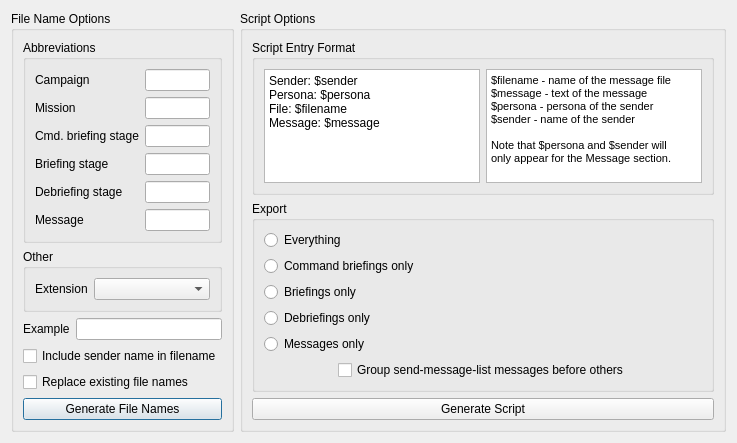
<?xml version="1.0" encoding="UTF-8"?>
<ui version="4.0">
 <class>fso::fred::dialogs::VoiceActingManager</class>
 <widget class="QDialog" name="fso::fred::dialogs::VoiceActingManager">
  <property name="geometry">
   <rect>
    <x>0</x>
    <y>0</y>
    <width>737</width>
    <height>402</height>
   </rect>
  </property>
  <property name="windowTitle">
   <string>Voice Acting Manager</string>
  </property>
  <layout class="QHBoxLayout" name="horizontalLayout_3">
   <item>
    <widget class="QGroupBox" name="fileNameOptionsBox">
     <property name="title">
      <string>File Name Options</string>
     </property>
     <layout class="QVBoxLayout" name="verticalLayout">
      <item>
       <widget class="QGroupBox" name="abbreviationsBox">
        <property name="title">
         <string>Abbreviations</string>
        </property>
        <layout class="QFormLayout" name="formLayout">
         <item row="0" column="0">
          <widget class="QLabel" name="campaignLabel">
           <property name="text">
            <string>Campaign</string>
           </property>
          </widget>
         </item>
         <item row="0" column="1">
          <widget class="QLineEdit" name="bampaignLineEdit"/>
         </item>
         <item row="1" column="0">
          <widget class="QLabel" name="missionLabel">
           <property name="text">
            <string>Mission</string>
           </property>
          </widget>
         </item>
         <item row="1" column="1">
          <widget class="QLineEdit" name="missionLineEdit"/>
         </item>
         <item row="3" column="0">
          <widget class="QLabel" name="cmdBriefingStageLabel">
           <property name="text">
            <string>Cmd. briefing stage</string>
           </property>
          </widget>
         </item>
         <item row="3" column="1">
          <widget class="QLineEdit" name="cmdBriefingStageLineEdit"/>
         </item>
         <item row="4" column="0">
          <widget class="QLabel" name="briefingStageLabel">
           <property name="text">
            <string>Briefing stage</string>
           </property>
          </widget>
         </item>
         <item row="4" column="1">
          <widget class="QLineEdit" name="briefingStageLineEdit"/>
         </item>
         <item row="5" column="0">
          <widget class="QLabel" name="debriefingStageLabel">
           <property name="text">
            <string>Debriefing stage</string>
           </property>
          </widget>
         </item>
         <item row="5" column="1">
          <widget class="QLineEdit" name="debriefingStageLineEdit"/>
         </item>
         <item row="6" column="0">
          <widget class="QLabel" name="messageLabel">
           <property name="text">
            <string>Message</string>
           </property>
          </widget>
         </item>
         <item row="6" column="1">
          <widget class="QLineEdit" name="messageLineEdit"/>
         </item>
        </layout>
       </widget>
      </item>
      <item>
       <widget class="QGroupBox" name="extensionLayout">
        <property name="title">
         <string>Other</string>
        </property>
        <layout class="QFormLayout" name="formLayout_2">
         <item row="0" column="0">
          <widget class="QLabel" name="extensionLabel">
           <property name="text">
            <string>Extension</string>
           </property>
          </widget>
         </item>
         <item row="0" column="1">
          <widget class="QComboBox" name="extensionComboBox"/>
         </item>
        </layout>
       </widget>
      </item>
      <item>
       <layout class="QHBoxLayout" name="exampleLayout_2">
        <item>
         <widget class="QLabel" name="exampleLabel_2">
          <property name="text">
           <string>Example</string>
          </property>
         </widget>
        </item>
        <item>
         <widget class="QLineEdit" name="exampleLineEdit_2"/>
        </item>
       </layout>
      </item>
      <item>
       <widget class="QCheckBox" name="checkBox">
        <property name="text">
         <string>Include sender name in filename</string>
        </property>
       </widget>
      </item>
      <item>
       <widget class="QCheckBox" name="checkBox_2">
        <property name="text">
         <string>Replace existing file names</string>
        </property>
       </widget>
      </item>
      <item>
       <widget class="QPushButton" name="generateFileNamesButton">
        <property name="text">
         <string>Generate File Names</string>
        </property>
       </widget>
      </item>
     </layout>
    </widget>
   </item>
   <item>
    <widget class="QGroupBox" name="scriptOptionsBox">
     <property name="title">
      <string>Script Options</string>
     </property>
     <layout class="QVBoxLayout" name="verticalLayout_2">
      <item>
       <widget class="QGroupBox" name="scriptEntryFormat">
        <property name="title">
         <string>Script Entry Format</string>
        </property>
        <layout class="QHBoxLayout" name="horizontalLayout">
         <item>
          <widget class="QPlainTextEdit" name="plainTextEdit">
           <property name="plainText">
            <string>Sender: $sender
Persona: $persona
File: $filename
Message: $message</string>
           </property>
          </widget>
         </item>
         <item>
          <widget class="QTextBrowser" name="textBrowser">
           <property name="html">
            <string>&lt;!DOCTYPE HTML PUBLIC &quot;-//W3C//DTD HTML 4.0//EN&quot; &quot;http://www.w3.org/TR/REC-html40/strict.dtd&quot;&gt;
&lt;html&gt;&lt;head&gt;&lt;meta name=&quot;qrichtext&quot; content=&quot;1&quot; /&gt;&lt;style type=&quot;text/css&quot;&gt;
p, li { white-space: pre-wrap; }
&lt;/style&gt;&lt;/head&gt;&lt;body style=&quot; font-family:'MS Shell Dlg 2'; font-size:8.25pt; font-weight:400; font-style:normal;&quot;&gt;
&lt;p style=&quot; margin-top:0px; margin-bottom:0px; margin-left:0px; margin-right:0px; -qt-block-indent:0; text-indent:0px;&quot;&gt;&lt;span style=&quot; font-size:8pt;&quot;&gt;$filename - name of the message file&lt;/span&gt;&lt;/p&gt;
&lt;p style=&quot; margin-top:0px; margin-bottom:0px; margin-left:0px; margin-right:0px; -qt-block-indent:0; text-indent:0px;&quot;&gt;&lt;span style=&quot; font-size:8pt;&quot;&gt;$message - text of the message&lt;/span&gt;&lt;/p&gt;
&lt;p style=&quot; margin-top:0px; margin-bottom:0px; margin-left:0px; margin-right:0px; -qt-block-indent:0; text-indent:0px;&quot;&gt;&lt;span style=&quot; font-size:8pt;&quot;&gt;$persona - persona of the sender&lt;/span&gt;&lt;/p&gt;
&lt;p style=&quot; margin-top:0px; margin-bottom:0px; margin-left:0px; margin-right:0px; -qt-block-indent:0; text-indent:0px;&quot;&gt;&lt;span style=&quot; font-size:8pt;&quot;&gt;$sender - name of the sender&lt;/span&gt;&lt;/p&gt;
&lt;p style=&quot;-qt-paragraph-type:empty; margin-top:0px; margin-bottom:0px; margin-left:0px; margin-right:0px; -qt-block-indent:0; text-indent:0px; font-size:8pt;&quot;&gt;&lt;br /&gt;&lt;/p&gt;
&lt;p style=&quot; margin-top:0px; margin-bottom:0px; margin-left:0px; margin-right:0px; -qt-block-indent:0; text-indent:0px;&quot;&gt;&lt;span style=&quot; font-size:8pt;&quot;&gt;Note that $persona and $sender will&lt;/span&gt;&lt;/p&gt;
&lt;p style=&quot; margin-top:0px; margin-bottom:0px; margin-left:0px; margin-right:0px; -qt-block-indent:0; text-indent:0px;&quot;&gt;&lt;span style=&quot; font-size:8pt;&quot;&gt;only appear for the Message section.&lt;/span&gt;&lt;/p&gt;&lt;/body&gt;&lt;/html&gt;</string>
           </property>
          </widget>
         </item>
        </layout>
       </widget>
      </item>
      <item>
       <widget class="QGroupBox" name="exportBox">
        <property name="title">
         <string>Export</string>
        </property>
        <layout class="QVBoxLayout" name="verticalLayout_3">
         <item>
          <widget class="QRadioButton" name="exportAll">
           <property name="text">
            <string>Everything</string>
           </property>
          </widget>
         </item>
         <item>
          <widget class="QRadioButton" name="radioButton_2">
           <property name="text">
            <string>Command briefings only</string>
           </property>
          </widget>
         </item>
         <item>
          <widget class="QRadioButton" name="radioButton_3">
           <property name="text">
            <string>Briefings only</string>
           </property>
          </widget>
         </item>
         <item>
          <widget class="QRadioButton" name="radioButton_4">
           <property name="text">
            <string>Debriefings only</string>
           </property>
          </widget>
         </item>
         <item>
          <widget class="QRadioButton" name="radioButton_5">
           <property name="text">
            <string>Messages only</string>
           </property>
          </widget>
         </item>
         <item>
          <layout class="QHBoxLayout" name="horizontalLayout_2">
           <item>
            <spacer name="horizontalSpacer">
             <property name="orientation">
              <enum>Qt::Horizontal</enum>
             </property>
             <property name="sizeHint" stdset="0">
              <size>
               <width>17</width>
               <height>20</height>
              </size>
             </property>
            </spacer>
           </item>
           <item>
            <widget class="QCheckBox" name="checkBox_3">
             <property name="text">
              <string>Group send-message-list messages before others</string>
             </property>
            </widget>
           </item>
           <item>
            <spacer name="horizontalSpacer_2">
             <property name="orientation">
              <enum>Qt::Horizontal</enum>
             </property>
             <property name="sizeHint" stdset="0">
              <size>
               <width>40</width>
               <height>20</height>
              </size>
             </property>
            </spacer>
           </item>
          </layout>
         </item>
        </layout>
       </widget>
      </item>
      <item>
       <widget class="QPushButton" name="pushButton_2">
        <property name="text">
         <string>Generate Script</string>
        </property>
       </widget>
      </item>
     </layout>
    </widget>
   </item>
  </layout>
 </widget>
 <resources/>
 <connections/>
</ui>
